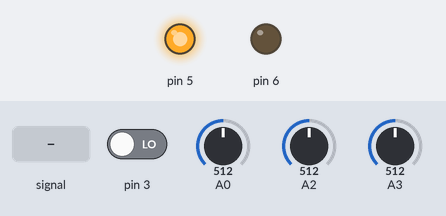
Recording of a sketch running on a simulated Arduino Uno, built with avr-gcc and run on an emulated ATmega328P. Parts: output pins drawn as LEDs (lit = HIGH). Dashed ring = blinking. Inputs (shaded band) come from the test bench; at power-on: A3 = 512, A2 = 512, pin 3 LOW, A0 = 512. What the sketch prints to the serial monitor is not drawn.

Above: at 1.2 s.
1.3 s: A3 fed a 200 Hz sine of ±460 counts around its level
At 1.52 s:
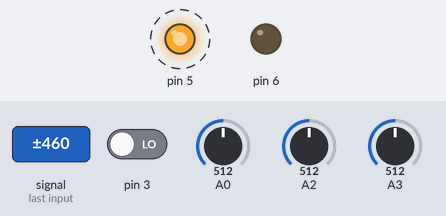
4.3 s: A3 set to 0
6.3 s: A2 set to 122
At 7.7 s:
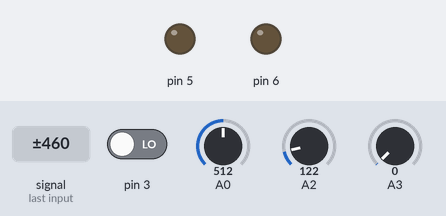
Timing chart, 0 to 9.3 s (numbered marks = the images above; inputs shaded):
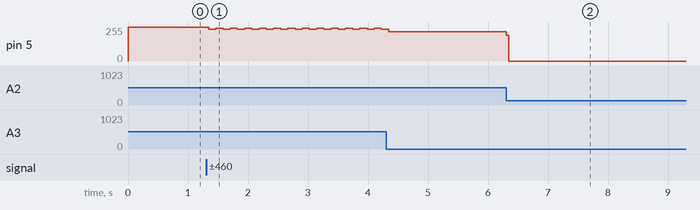

The sketch:

all.ino
```cpp
void setup() {
  // 初始化與樹莓派之間的聯繫
  Serial.begin(115200);
  // 初始化腳位
  pinMode(3, INPUT); // 水銀
  pinMode(A0, INPUT); // 光纖
  pinMode(A2, INPUT); // 光敏電阻
  pinMode(A3, INPUT); // 雨量
  pinMode(5, OUTPUT); // 自動開關燈
  pinMode(6, OUTPUT); // 雨量偵測警示燈
}
void loop() {
  // 把數據傳給樹莓派統整
  Serial.print(digitalRead(3));
  Serial.print(" ");
  Serial.print(analogRead(A0));
  Serial.print(" ");
  Serial.print(analogRead(A3));

  // 雨量警示燈
  if (analogRead(A3) < 400) {
    digitalWrite(5, LOW);
  }

  else {
    digitalWrite(5, HIGH);
  }

  // 自動開關燈
  if (analogRead(A2) < 215) {
    digitalWrite(5, LOW);
  }

  else {
    digitalWrite(5, HIGH);
  }
}
```

Measured:
- after the input at 1.3 s, pin 5: alternates 244/255 for 0.12 s and 238/255 for 0.12 s, starting at once
- after the input at 6.3 s, pin 5: 218/255 → 0/255 at once
